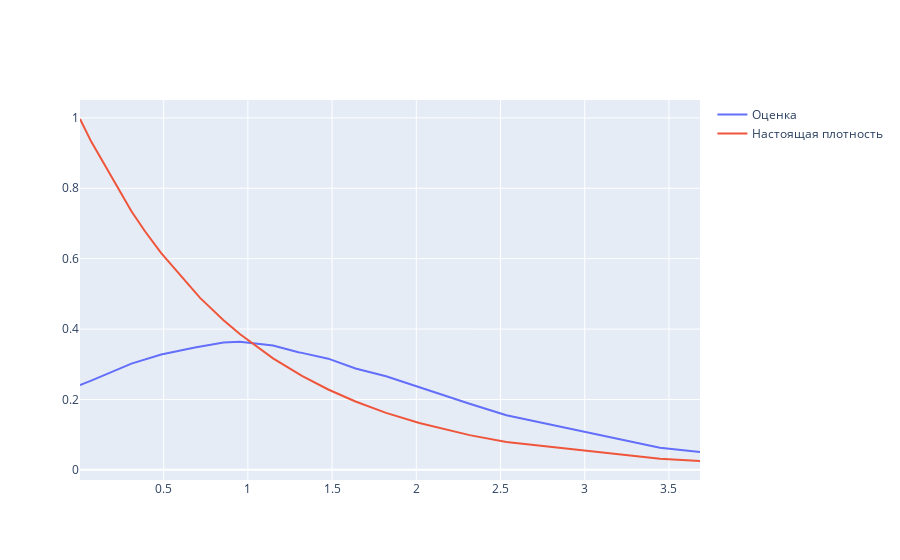

The notebook cell saved with this chart:
### Code cell
fig = go.Figure() # Ядерная оценка плотности распределения
fig.add_trace(go.Scatter(x=sample, y= [core_aproximation(i, sample) for i in sample], name = "Оценка"))
fig.add_trace(go.Scatter(x=sample, y= np.exp(-sample), name = "Настоящая плотность"))
